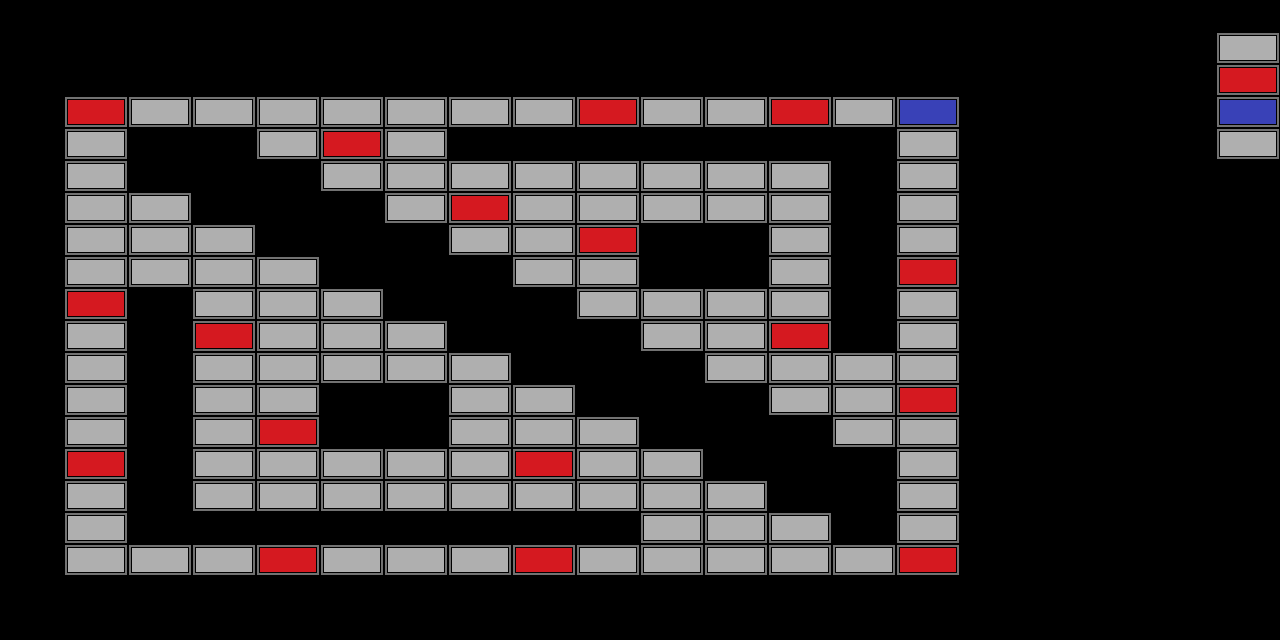

The image is a tile-based game level rendered from a .tmx file. Its description and source (layers, tilesets, objects; grid data summarised) follow:
An orthogonal 20x20 tile map with 64x32 px tiles, 1 tile layer (Layer).

<map version="1.0" orientation="orthogonal" width="20" height="20" tilewidth="64" tileheight="32">
 <tileset firstgid="1" name="Tileset" tilewidth="64" tileheight="32">
  <image source="Tileset.png" trans="ffffff" width="192" height="64" />
 </tileset>
 <layer name="Layer" width="20" height="20" opacity="0.9">
  <data>[400 cells, 325 non-empty, 5 distinct tile ids]</data>
 </layer>
</map>
